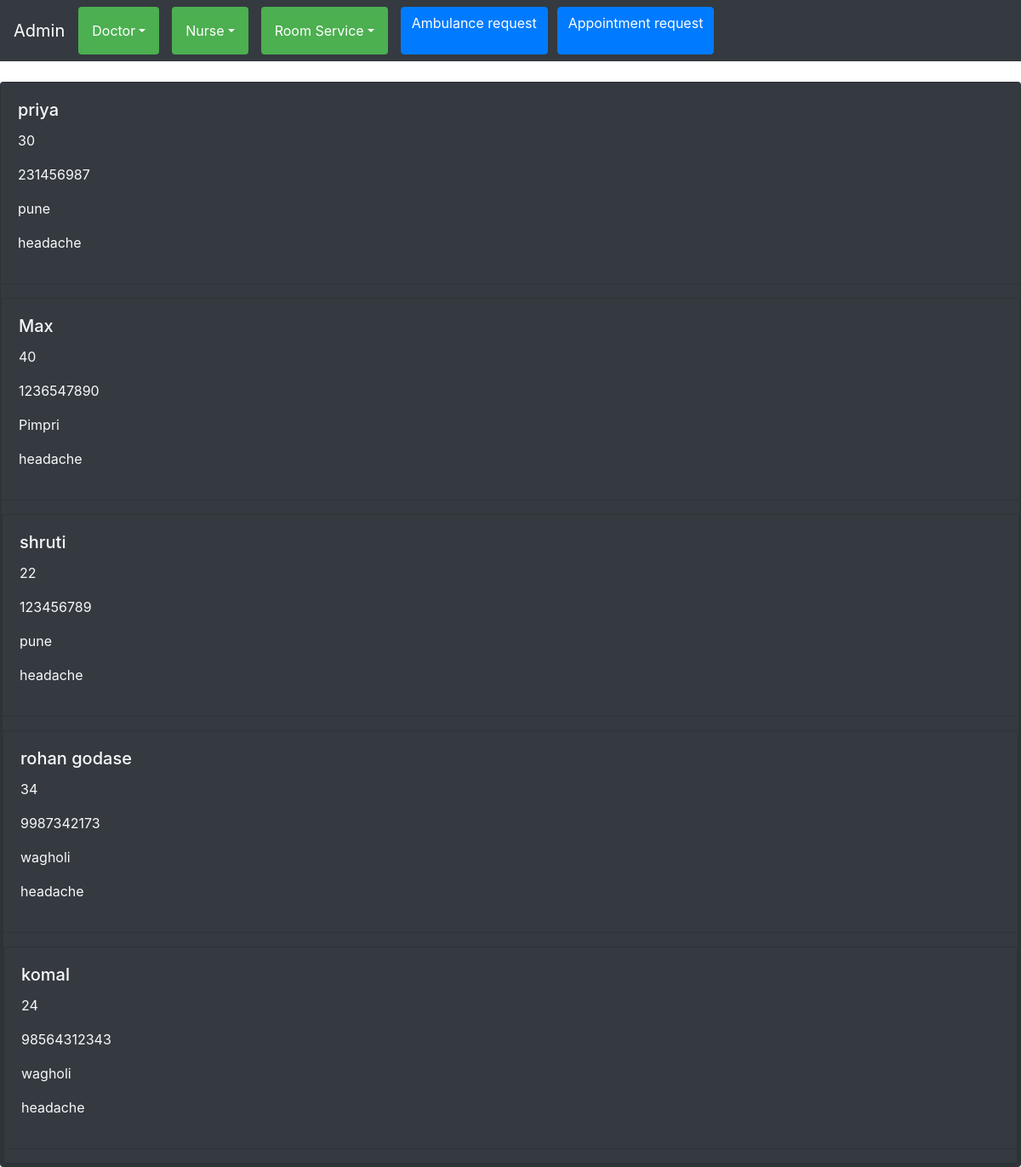
Screenshot of /admin_app/Read_Ambulance/ with the database file from the repository.
### app/models.py (models this page shows, shortened)
class Ambulance(models.Model):
    Patient_Name = models.CharField(max_length=30)
    Patient_Age = models.IntegerField()
    Patient_Contact = models.IntegerField()
    Location = models.CharField(max_length=20)
    Disease = models.ForeignKey(Reason,on_delete=models.CASCADE)

class Reason(models.Model):
    reason = models.CharField(max_length=20)
    def __str__(self):
        return self.reason

### admin_app/views.py (the view)
# urls.py: path("Read_Ambulance/",views.Read_Ambulance,name="Read_Ambulance"),
def Read_Ambulance(request):
    read=Ambulance.objects.all()
    return render(request,"Read_Ambulance.html",{"read":read})

### templates/Read_Ambulance.html
{%extends 'base.html'%}
{%block containt%}
{%include 'nav.html'%}
<br>
{%for i in read%}
<div class="card bg-dark text-light">
    <div class="card-body">
      <h5 class="card-title">{{i.Patient_Name}}</h5>
      <p class="card-text">{{i.Patient_Age}}</p>
      <p class="card-text">{{i.Patient_Contact}}</p>
      <p class="card-text">{{i.Location}}</p>
      <p class="card-text">{{i.Disease}}</p>
    </div>
    <hr>
    {%endfor%}
    {%endblock%}

### rows the page displays
Ambulance: Patient_Name "priya", Patient_Age "30", Patient_Contact "231456987", Location "pune", Disease "headache"
Ambulance: Patient_Name "Max", Patient_Age "40", Patient_Contact "1236547890", Location "Pimpri", Disease "headache"
Ambulance: Patient_Name "shruti", Patient_Age "22", Patient_Contact "123456789", Location "pune", Disease "headache"
Ambulance: Patient_Name "rohan godase", Patient_Age "34", Patient_Contact "9987342173", Location "wagholi", Disease "headache"
Ambulance: Patient_Name "komal", Patient_Age "24", Patient_Contact "98564312343", Location "wagholi", Disease "headache"
